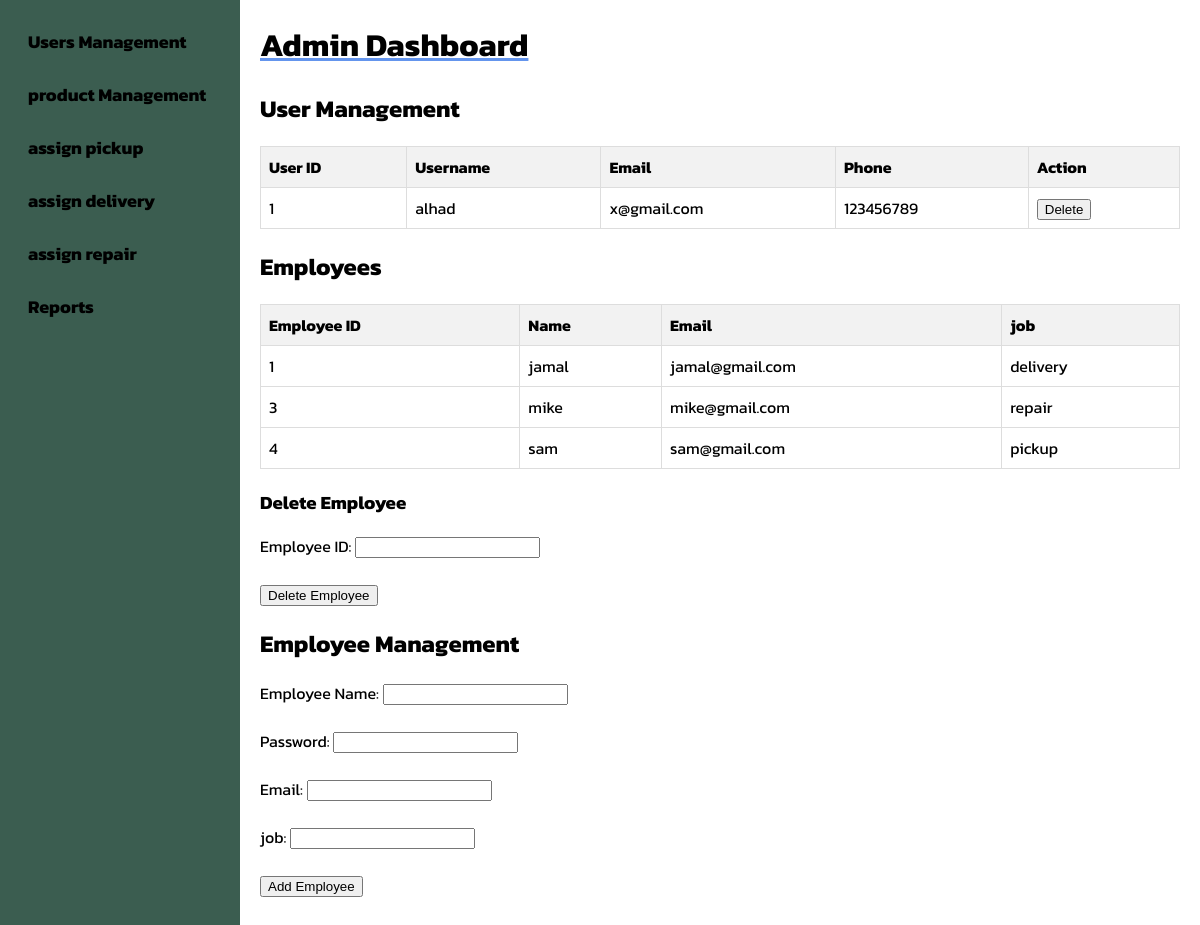
Screenshot of /admin/dashboard.php (signed in) with the database file from the repository.
### tables this page shows
CREATE TABLE `users` (
  `user_id` int(11) NOT NULL,
  `username` varchar(50) NOT NULL,
  `email` varchar(100) NOT NULL,
  `phone` varchar(20) NOT NULL,
  `password` varchar(255) NOT NULL,
  `created_at` timestamp NOT NULL DEFAULT current_timestamp(),
  `address` varchar(50) NOT NULL,
  `pincode` int(8) NOT NULL,
  `state` varchar(15) NOT NULL
);

CREATE TABLE `employees` (
  `employee_id` int(11) NOT NULL,
  `employee_name` varchar(100) NOT NULL,
  `employee_password` varchar(100) NOT NULL,
  `employee_email` varchar(100) NOT NULL,
  `employee_job` varchar(50) DEFAULT NULL
);

### admin/dashboard.php (the view, shortened to what this page needs)
<!DOCTYPE html>
<html lang="en">
<head>
    <link rel="stylesheet" href="https://cdnjs.cloudflare.com/ajax/libs/font-awesome/6.4.2/css/all.min.css" />
</head>
<body>
<div class="sidebar">
        <a id="usermanagement">Users Management</a>
        <a id="productmanagement"> product Management</a>
        <a id="assignpickup"> assign pickup</a>
        <a id="assigndelivery">assign delivery</a>
        <a id="assignrepair">assign repair</a>
        <a id="reports"> Reports</a>
    </div>
<?php
$conn = new mysqli("localhost", "alhad", "1234", "main");
function viewEmployees($conn)
{
    $sql = "SELECT * FROM employees";
    $result = $conn->query($sql);
    if ($result->num_rows > 0) {
        echo "<h2>Employees</h2>";
        echo "<table>";
        echo "<tr><th>Employee ID</th><th>Name</th><th>Email</th><th>job</th></tr>";
        while ($row = $result->fetch_assoc()) {
            echo "<tr>";
            echo "<td>" . $row['employee_id'] . "</td>";
            echo "<td>" . $row['employee_name'] . "</td>";
            echo "<td>" . $row['employee_email'] . "</td>";
            echo "<td>" . $row['employee_job'] . "</td>";
            echo "</tr>";
        }
        echo "</table>";
    } else {
        echo "No employees found.";
    }
}
?>
    <div class="content">
    <h1 style="/*! text-decoration-thickness: ; */text-decoration: underline;text-decoration-color: cornflowerblue;">Admin Dashboard</h1>
        <div id="usermanagementSection">
        <h2>User Management</h2>
        <table>
            <thead>
                <tr>
                    <th>User ID</th>
                    <th>Username</th>
                    <th>Email</th>
                    <th>Phone</th>
                    <th>Action</th>
                </tr>
            </thead>
            <tbody>
                <?php
                $sql = "SELECT * FROM users";
                $result = $conn->query($sql);
                if ($result->num_rows > 0) {
                    while ($row = $result->fetch_assoc()) {
                        echo "<tr>";
                        echo "<td>" . $row['user_id'] . "</td>";
                        echo "<td>" . $row['username'] . "</td>";
                        echo "<td>" . $row['email'] . "</td>";
                        echo "<td>" . $row['phone'] . "</td>";
                        echo "<td><form method='post'><input type='hidden' name='deleteUserId' value='" . $row['user_id'] . "'><button type='submit' name='deleteUser'>Delete</button></form></td>";
                        echo "</tr>";
                    }
                } else {
                    echo "<tr><td colspan='5'>No users found</td></tr>";
                }
                ?>
            </tbody>
        </table>
        <?php viewEmployees($conn); ?>
        <h3>Delete Employee</h3>
        <form action="" method="post">
            <label for="employee_id">Employee ID:</label>
            <input type="text" id="employee_id" name="employee_id" required><br><br>
            <input type="submit" name="delete_employee" value="Delete Employee">
        </form>
        <h2>Employee Management</h2>
        <form action="" method="post">
            <label for="empname">Employee Name:</label>
            <input type="text" id="empname" name="empname" required><br><br>
            <label for="emppassword">Password:</label>
            <input type="password" id="emppassword" name="emppassword" required><br><br>
            <label for="empemail">Email:</label>
            <input type="email" id="empemail" name="empemail" required><br><br>
            <label for="empjob">job:</label>
            <input type="text" id="empjob" name="empjob" required><br><br>
            <input type="submit" name="add_employee" value="Add Employee">
        </form>
        </div>
    </div>
</body>
</html>

### admin/dashboard.php (style rules this page uses)
body { font-family: kanit; display: flex; flex-direction: row; margin:0px; }
.sidebar { width: 200px; background-color: #3b5d50 ; font-weight:bold; padding: 20px; display: flex; flex-direction: column; height: 1650px; }
.content { flex: 1; padding: 20px; margin-top:-20px; }
.sidebar a { padding: 8px; text-decoration: none; font-size: 18px; color: black; display: block; margin-bottom: 10px; cursor: pointer; }
table { width: 100%; border-collapse: collapse; margin-top: 20px; }
table, th, td { border: 1px solid #ddd; padding: 8px; text-align: left; }
th { background-color: #f2f2f2; }

### rows the page displays
users: user_id "1", username "alhad", email "x@gmail.com", phone "123456789"
employees: employee_id "1", employee_name "jamal", employee_email "jamal@gmail.com", employee_job "delivery"
employees: employee_id "3", employee_name "mike", employee_email "mike@gmail.com", employee_job "repair"
employees: employee_id "4", employee_name "sam", employee_email "sam@gmail.com", employee_job "pickup"
